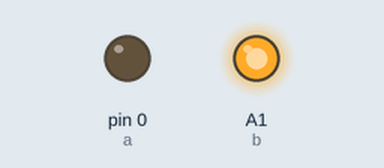
Recording of a sketch running on a simulated Arduino Uno, built with avr-gcc and run on an emulated ATmega328P. Parts: output pins drawn as LEDs (lit = HIGH).

Above: at 0.1 s.
Timing chart, 0 to 1.6 s (numbered marks = the images above):
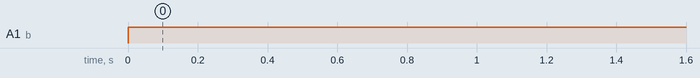

The sketch:

Cube_Led_V1.ino
```cpp
////////////////////////////////////////////
///Cube Led V1                           ///
///Cree par Miles White                  ///
///et Mathieu Corbel                     ///
///Ce programme permet d'allumer une led ///
////////////////////////////////////////////

int a=0; //Definit la cathode sur la broche 0
int b=A1; //Definit l'anode sur la broche 1

void setup() {
  pinMode(a, OUTPUT); //Definit la broche a comment sortie
  pinMode(b, OUTPUT); //Definit la broche b comment sortie
}

void loop() {
  digitalWrite(a, 0); //Met la broche 'a' a 0
  digitalWrite(b, 1); //Met la broche 'b' a 1
}
```

Measured:
- by itself, A1 (b): LOW → HIGH at 0.00 s
